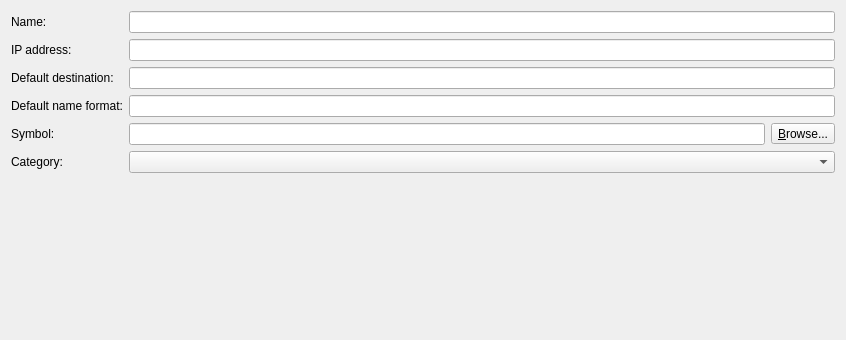
<?xml version="1.0" encoding="UTF-8"?>
<ui version="4.0">
 <class>TraceNGNodeConfigPageWidget</class>
 <widget class="QWidget" name="TraceNGNodeConfigPageWidget">
  <property name="geometry">
   <rect>
    <x>0</x>
    <y>0</y>
    <width>846</width>
    <height>340</height>
   </rect>
  </property>
  <property name="windowTitle">
   <string>TraceNG node template configuration</string>
  </property>
  <layout class="QGridLayout" name="gridLayout">
   <item row="0" column="0">
    <widget class="QLabel" name="uiNameLabel">
     <property name="text">
      <string>Name:</string>
     </property>
    </widget>
   </item>
   <item row="1" column="0">
    <widget class="QLabel" name="uiIPAddressLabel">
     <property name="text">
      <string>IP address:</string>
     </property>
    </widget>
   </item>
   <item row="2" column="0" colspan="2">
    <widget class="QLabel" name="uiDefaultDestinationLabel">
     <property name="text">
      <string>Default destination:</string>
     </property>
    </widget>
   </item>
   <item row="3" column="0" colspan="3">
    <widget class="QLabel" name="uiDefaultNameFormatLabel">
     <property name="text">
      <string>Default name format:</string>
     </property>
    </widget>
   </item>
   <item row="3" column="3">
    <widget class="QLineEdit" name="uiDefaultNameFormatLineEdit"/>
   </item>
   <item row="4" column="0">
    <widget class="QLabel" name="uiSymbolLabel">
     <property name="text">
      <string>Symbol:</string>
     </property>
    </widget>
   </item>
   <item row="4" column="3">
    <layout class="QHBoxLayout" name="horizontalLayout_7">
     <item>
      <widget class="QLineEdit" name="uiSymbolLineEdit"/>
     </item>
     <item>
      <widget class="QToolButton" name="uiSymbolToolButton">
       <property name="text">
        <string>&amp;Browse...</string>
       </property>
       <property name="toolButtonStyle">
        <enum>Qt::ToolButtonTextOnly</enum>
       </property>
      </widget>
     </item>
    </layout>
   </item>
   <item row="5" column="0" colspan="2">
    <widget class="QLabel" name="uiCategoryLabel">
     <property name="text">
      <string>Category:</string>
     </property>
    </widget>
   </item>
   <item row="5" column="3">
    <widget class="QComboBox" name="uiCategoryComboBox"/>
   </item>
   <item row="6" column="1" colspan="3">
    <spacer name="spacer">
     <property name="orientation">
      <enum>Qt::Vertical</enum>
     </property>
     <property name="sizeHint" stdset="0">
      <size>
       <width>263</width>
       <height>212</height>
      </size>
     </property>
    </spacer>
   </item>
   <item row="2" column="3">
    <widget class="QLineEdit" name="uiDefaultDestinationLineEdit"/>
   </item>
   <item row="1" column="3">
    <widget class="QLineEdit" name="uiIPAddressLineEdit"/>
   </item>
   <item row="0" column="3">
    <widget class="QLineEdit" name="uiNameLineEdit"/>
   </item>
  </layout>
  <zorder>uiNameLabel</zorder>
  <zorder>uiNameLineEdit</zorder>
  <zorder>uiDefaultNameFormatLabel</zorder>
  <zorder>uiDefaultNameFormatLineEdit</zorder>
  <zorder>uiSymbolLabel</zorder>
  <zorder>uiCategoryLabel</zorder>
  <zorder>uiCategoryComboBox</zorder>
  <zorder>uiIPAddressLabel</zorder>
  <zorder>uiIPAddressLineEdit</zorder>
  <zorder>uiDefaultDestinationLabel</zorder>
  <zorder>uiDefaultDestinationLineEdit</zorder>
 </widget>
 <resources/>
 <connections/>
</ui>
